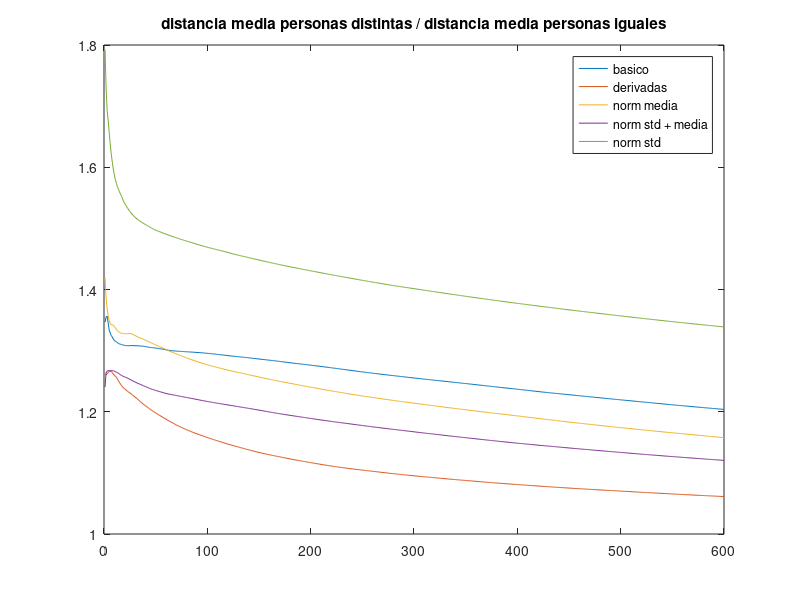

Recreate this plot in MATLAB.
clear all
close all

path('mats', path);

load mean_basic.mat
load mean_derivada.mat
load mean_norm.mat
load mean_stdmean.mat
load mean_stnorm.mat


a = mean_dif./mean_same;
b =  mean_derivada_dif./mean_derivada_same;
c = mean_norm_dif./mean_norm_same;
d = mean_stdmean_dif./mean_stdmean_same;
e = mean_stdnorm_dif./mean_stdnorm_same;


figure
plot (a);
hold on;
plot (b);
plot (c);
plot (d);
plot (e);
legend('basico', 'derivadas', 'norm media', 'norm std + media', 'norm std')
title('distancia media personas distintas / distancia media personas iguales')